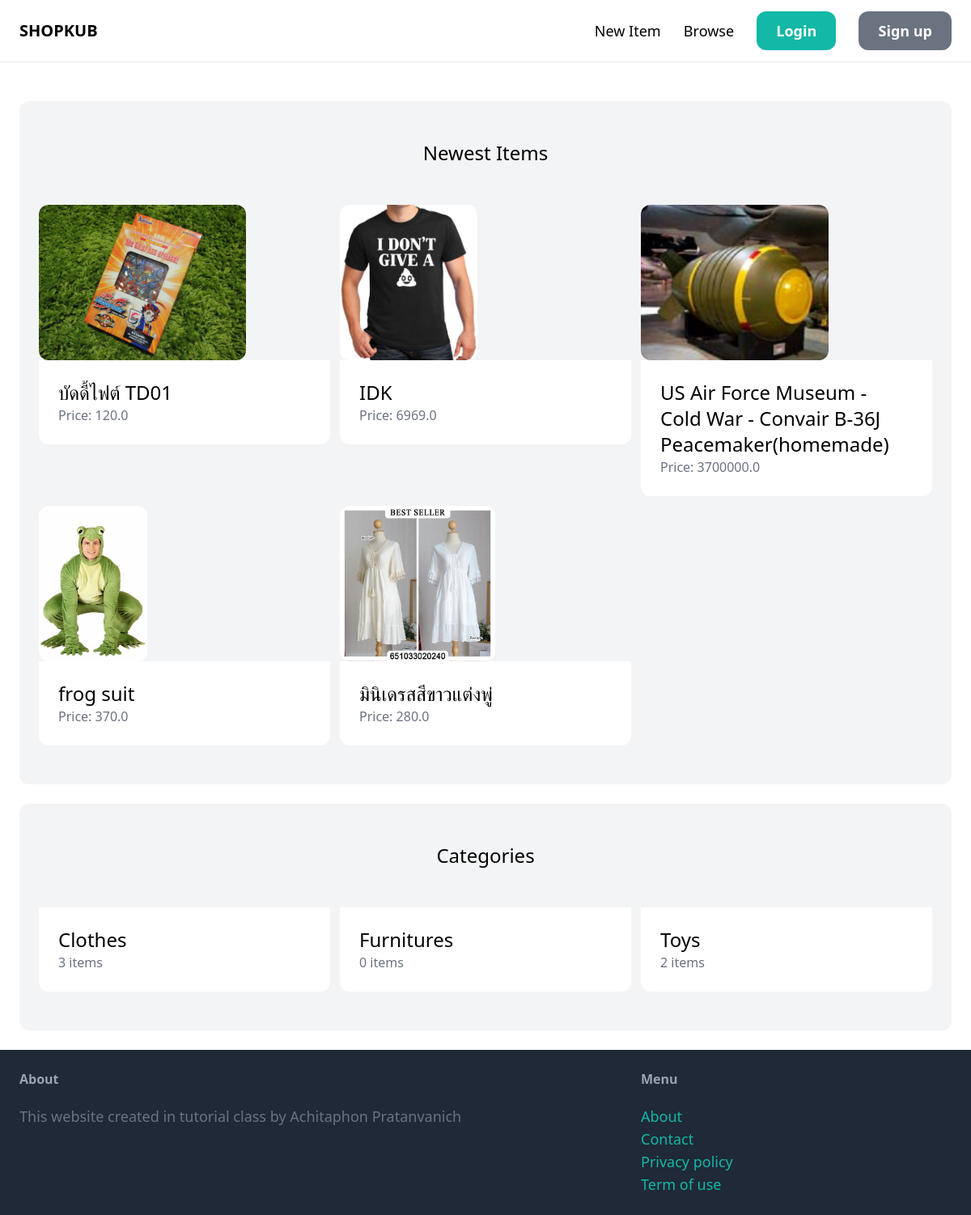
The page / on the database its author committed.
### item/models.py (models this page shows, shortened)
class Item(models.Model):
    category = models.ForeignKey(Category, related_name="items", on_delete=models.CASCADE)
    name = models.CharField(max_length=255)
    description = models.TextField(blank=True, null=True)
    price = models.FloatField()
    image = models.ImageField(upload_to="item_images", blank=True, null=True)
    is_sold = models.BooleanField(default=False)
    created_by = models.ForeignKey(User, related_name="items", on_delete=models.CASCADE)
    created_at = models.DateTimeField(auto_now_add=True)

class Category(models.Model):
    name = models.CharField(max_length=255)
    class Meta:
        ordering = ("name", )
        verbose_name_plural = "Categories"

### core/views.py (the view)
# urls.py: path('', views.index, name="index"),
def index(request):
    items = Item.objects.filter(is_sold=False)[:6]
    categories = Category.objects.all()
    return render(request, "core/index.html", {
        "categories": categories,
        "items": items
    })

### core/templates/core/index.html (shortened to what this page needs)
{% extends 'core/base.html' %}
{% block content %}
    <div class="mt-6 px-6 py-12 bg-gray-100 rounded-xl">
        <h2 class="mb-12 text-2xl text-center">Newest Items</h2>
        <div class="grid grid-cols-3 gap-3">
            {% for item in items %}
            <a href="{% url 'item:detail' item.id %}">
                <div>
                    <img src="{{item.image.url}}" class="rounded-xl object-cover h-48">
                </div>
                <div class="p-6 bg-white rounded-b-xl">
                    <h2 class="text-2xl"> {{item.name}} </h2>
                    <p class="text-gray-500"> Price: {{item.price}} </p>
                </div>
            </a>
            {% endfor %}
        </div>
    </div>
    <div class="mt-6 px-6 py-12 bg-gray-100 rounded-xl">
        <h2 class="mb-12 text-2xl text-center">Categories</h2>
        <div class="grid grid-cols-3 gap-3">
            {% for category in categories %}
            <a href="#">
                <div class="p-6 bg-white rounded-b-xl">
                    <h2 class="text-2xl"> {{category.name}} </h2>
                    <p class="text-gray-500"> {{category.items.count}} items</p>
                </div>
            </a>
            {% endfor %}
        </div>
    </div>
{% endblock %}

### rows shown on the page
Item: image (picture), name "บัดดี้ไฟต์ TD01", price "120.0"
Item: image (picture), name "IDK", price "6969.0"
Item: image (picture), name "US Air Force Museum - Cold War - Convair B-36J Peacemaker(homemade)", price "3700000.0"
Item: image (picture), name "frog suit", price "370.0"
Item: image (picture), name "มินิเดรสสีขาวแต่งพู่", price "280.0"
Category: name "Clothes", items.count "3"
Category: name "Furnitures", items.count "0"
Category: name "Toys", items.count "2"
